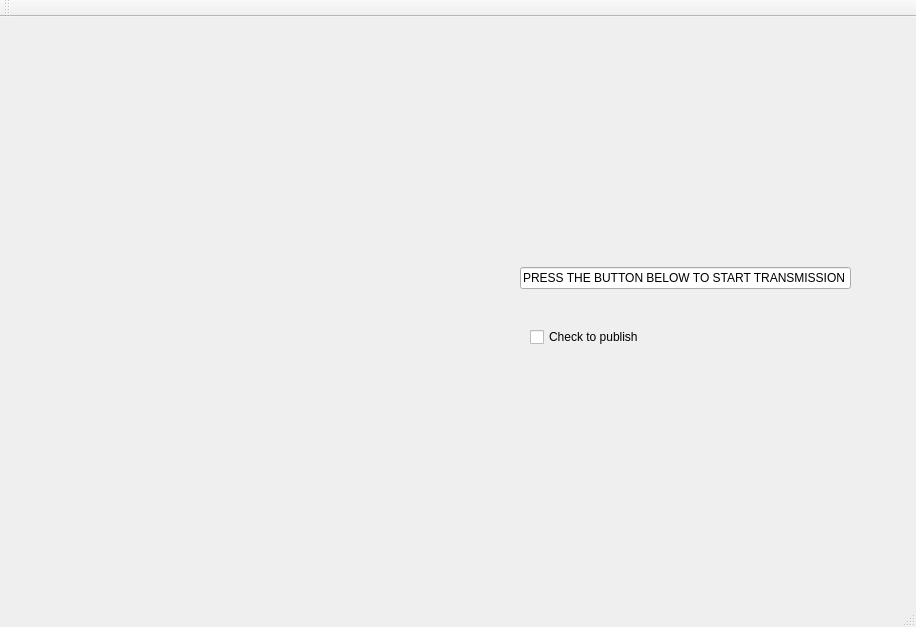
<?xml version="1.0" encoding="UTF-8"?>
<ui version="4.0">
 <class>node_3</class>
 <widget class="QMainWindow" name="node_3">
  <property name="geometry">
   <rect>
    <x>0</x>
    <y>0</y>
    <width>916</width>
    <height>627</height>
   </rect>
  </property>
  <property name="windowTitle">
   <string>node_3</string>
  </property>
  <widget class="QWidget" name="centralWidget">
   <widget class="QLabel" name="label">
    <property name="geometry">
     <rect>
      <x>40</x>
      <y>40</y>
      <width>381</width>
      <height>361</height>
     </rect>
    </property>
    <property name="text">
     <string/>
    </property>
   </widget>
   <widget class="QLineEdit" name="lineEdit">
    <property name="geometry">
     <rect>
      <x>520</x>
      <y>250</y>
      <width>331</width>
      <height>22</height>
     </rect>
    </property>
    <property name="text">
     <string>PRESS THE BUTTON BELOW TO START TRANSMISSION</string>
    </property>
   </widget>
   <widget class="QCheckBox" name="checkBox">
    <property name="geometry">
     <rect>
      <x>530</x>
      <y>310</y>
      <width>151</width>
      <height>20</height>
     </rect>
    </property>
    <property name="text">
     <string>Check to publish</string>
    </property>
   </widget>
  </widget>
  <widget class="QMenuBar" name="menuBar">
   <property name="geometry">
    <rect>
     <x>0</x>
     <y>0</y>
     <width>916</width>
     <height>19</height>
    </rect>
   </property>
  </widget>
  <widget class="QToolBar" name="mainToolBar">
   <attribute name="toolBarArea">
    <enum>TopToolBarArea</enum>
   </attribute>
   <attribute name="toolBarBreak">
    <bool>false</bool>
   </attribute>
  </widget>
  <widget class="QStatusBar" name="statusBar"/>
 </widget>
 <layoutdefault spacing="6" margin="11"/>
 <resources/>
 <connections/>
</ui>
